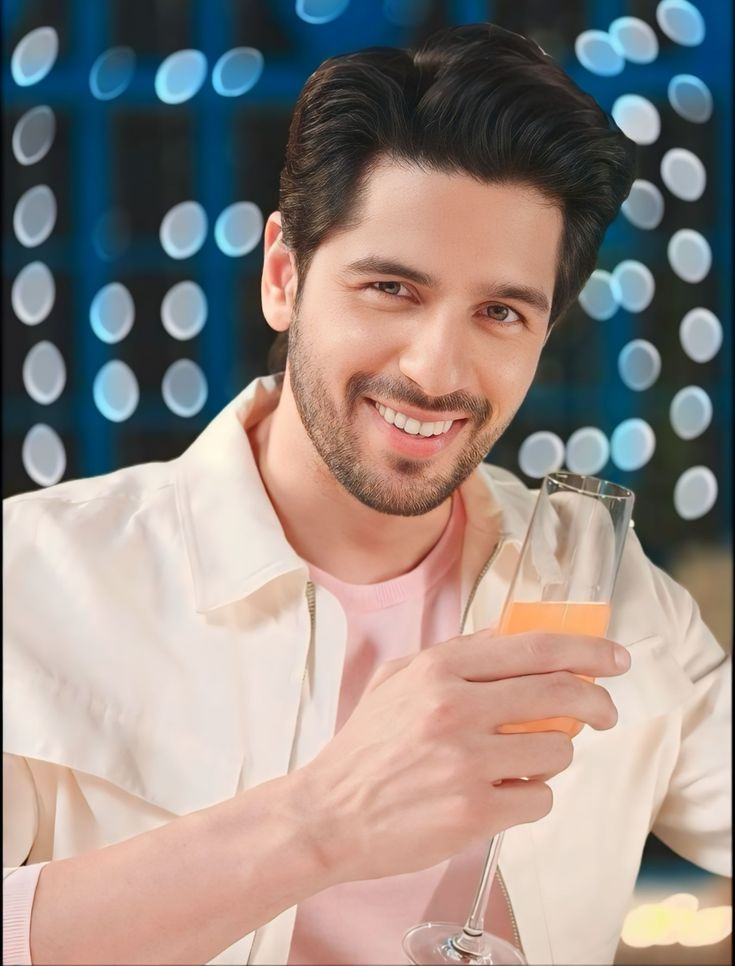
#> input picture Computer_Vision_Assignment/03_Contrast_Stretching/input.jpg, 735 x 966 px
$ python program.py
#> lines starting #> are read from the running program, lines starting #| are printed output that depends on the picture
import cv2
import numpy as np

img = cv2.imread("input.jpg")
#> img is the input picture: shape (966, 735, 3); mean B, G, R 132.8, 138.1, 150.1

gray = cv2.cvtColor(img, cv2.COLOR_BGR2GRAY)
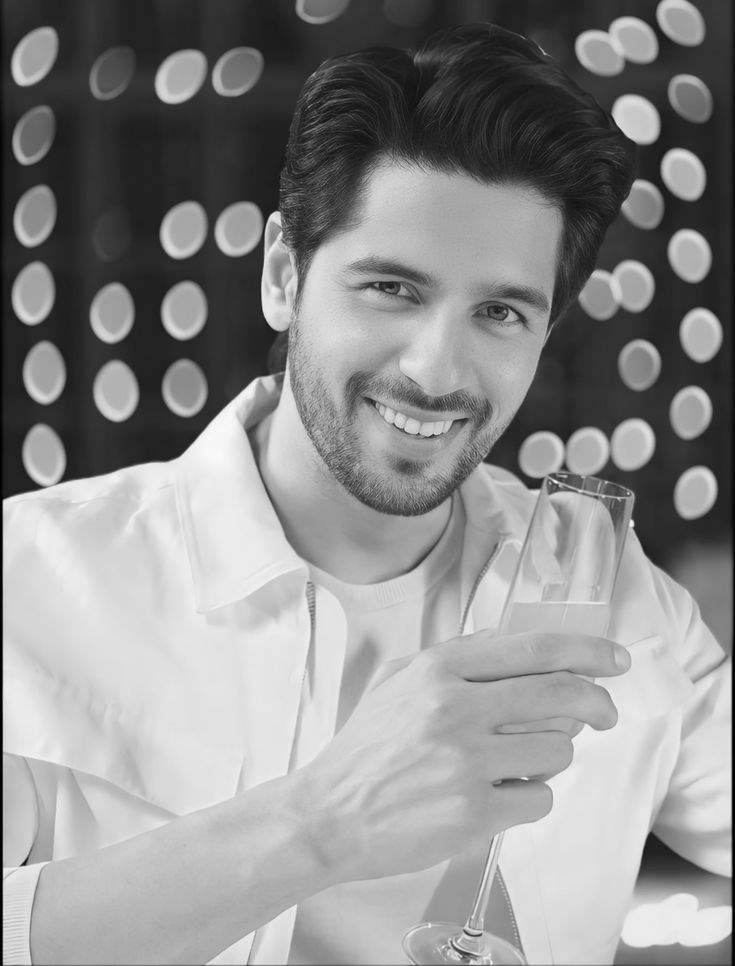
#> gray: shape (966, 735); min 0, max 251, mean 141.1
min_value = np.min(gray)
#> min_value = 0
max_value = np.max(gray)
#> max_value = 251

print("Minimum intensity:", min_value)
#| Minimum intensity: 0
print("Maximum intensity:", max_value)
#| Maximum intensity: 251
gray = gray.astype(float)
stretched = (gray - min_value) * 255 / (max_value - min_value)
stretched = stretched.astype(np.uint8)
cv2.imwrite("output.png", stretched)
